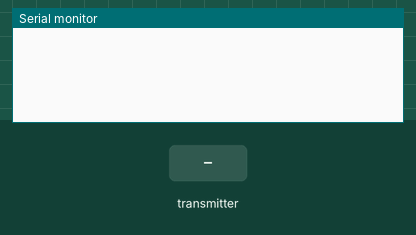
Recording of a sketch running on a simulated ESP32. Parts: the last lines printed to the serial monitor. The inputs (shaded band) are chosen by the test bench.

Above: at 1.2 s.
1.3 s: the transmitter starts sending buttons = 0
At 1.66 s:
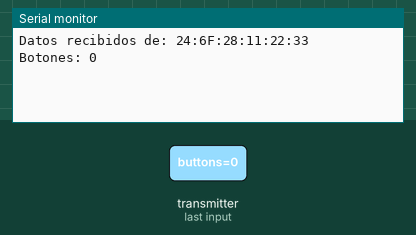
2.8 s: the transmitter starts sending buttons = 1
At 3.16 s:
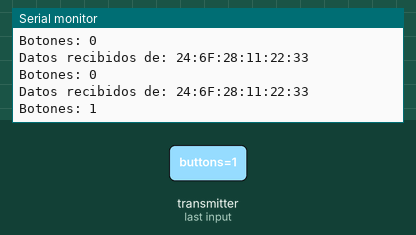

The sketch:

receptor.ino
```cpp
//Receptor actualizado. La firma del callback estaba mal. Este compilo en el IDE:

#include <WiFi.h>
#include <esp_now.h>

// Estructura de datos recibidos
typedef struct {
    uint8_t buttons;
} struct_message;

struct_message receivedData;

// Callback actualizado según ESP32 core 3.x
void OnDataRecv(const esp_now_recv_info *info, const uint8_t *data, int len) {
    memcpy(&receivedData, data, sizeof(receivedData));

    // Si querés seguir usando la MAC, se obtiene así:
    const uint8_t *mac_addr = info->src_addr;

    Serial.print("Datos recibidos de: ");
    for (int i = 0; i < 6; i++) {
        Serial.printf("%02X", mac_addr[i]);
        if (i < 5) Serial.print(":");
    }
    Serial.println();

    Serial.print("Botones: ");
    Serial.println(receivedData.buttons, BIN);
}

void setup() {
    Serial.begin(115200);
    WiFi.mode(WIFI_STA);

    if (esp_now_init() != ESP_OK) {
        Serial.println("Error al inicializar ESP-NOW");
        return;
    }

    // Registrar el callback con la nueva firma
    esp_now_register_recv_cb(OnDataRecv);
}

void loop() {
}
```

Measured:
- after the input at 1.3 s, the serial monitor: prints a new line after 0.05 s (image 1)
- after the input at 2.8 s, the serial monitor: prints a new line after 0.05 s (image 2)
